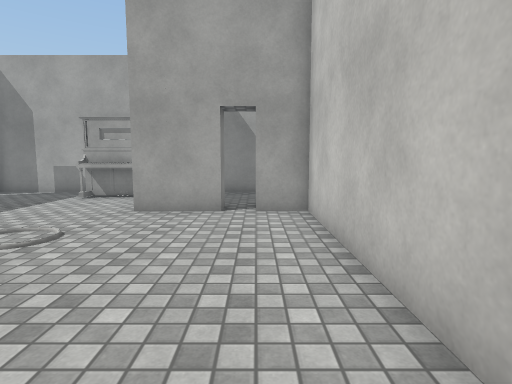
[1] (above)

18 first-person views from a walk through a scene from a Unity 3-D project. The camera is 1.3 m above the floor, tilts 6° down and sees 80° across. The floor is counted in squares, 0.89 m on a side. Each view is taken from the middle of a square. On the plan, view 1 faces up. The plan holds only what a view shows up to about 15 squares ahead; the rest is blank. The place goes on beyond the plan. The player character is not drawn. Some animated figures are not drawn. Door leaves are left out, so doorways stand open. Surface patterns are stand-ins for the level's own textures.

[2]
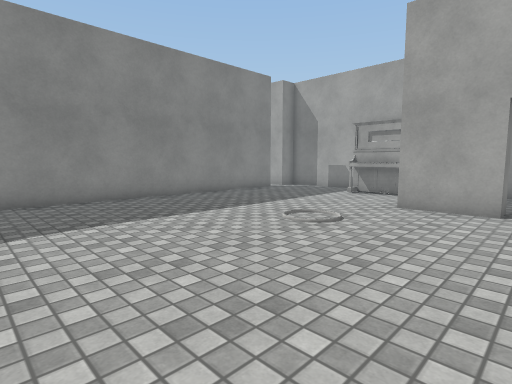

[3]
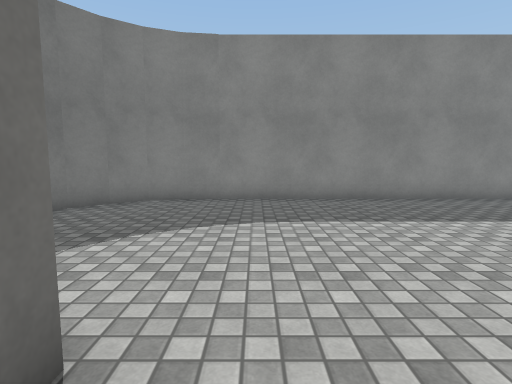

[4]
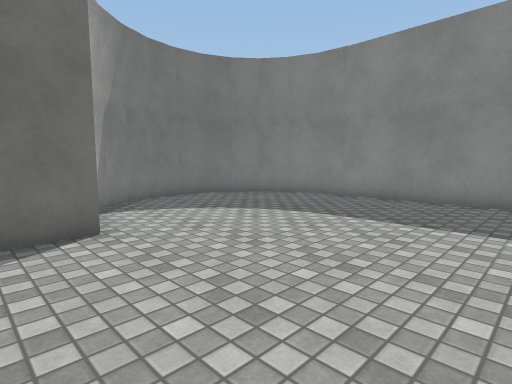

[5]
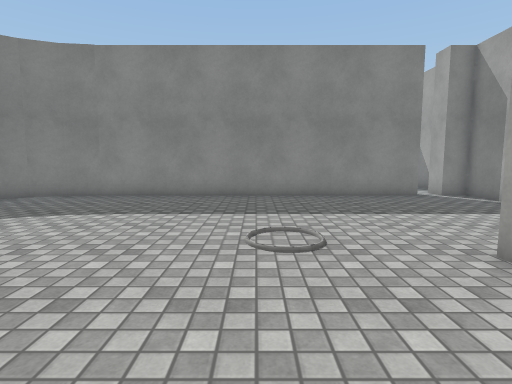

[6]
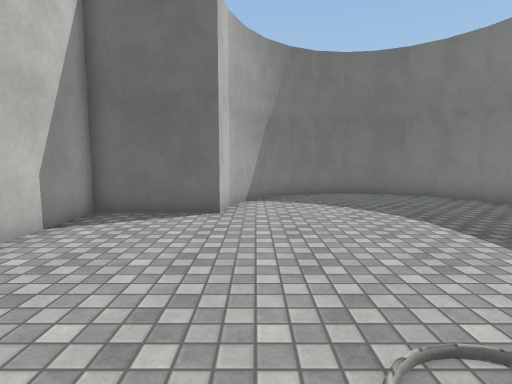

[7]
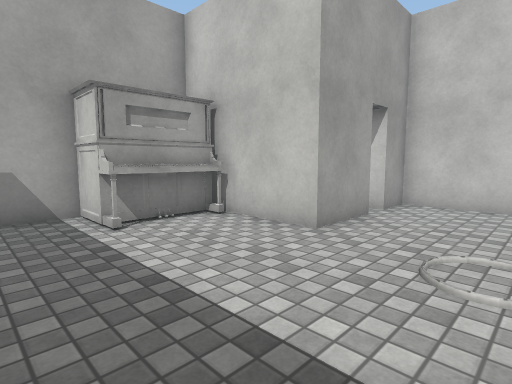

[8]
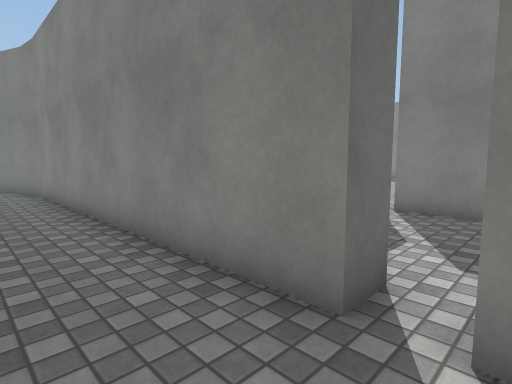

[9]
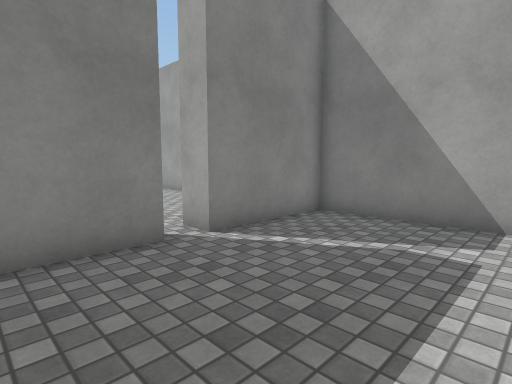

[10]
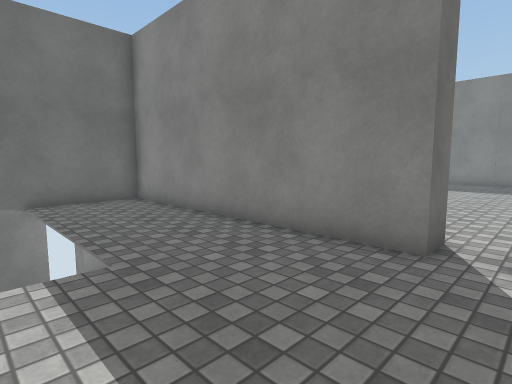

[11]
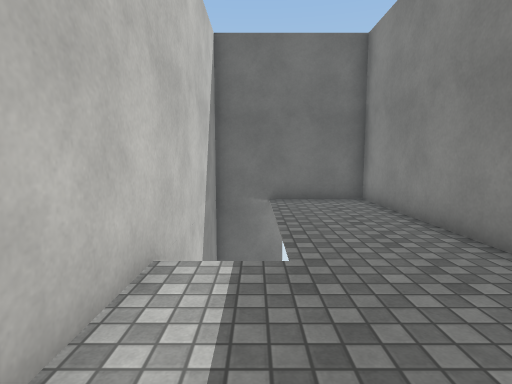

[12]
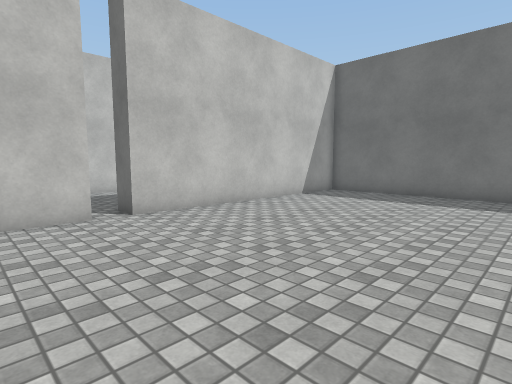

[13]
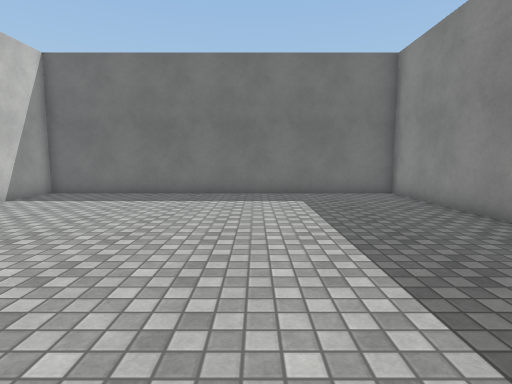

[14]
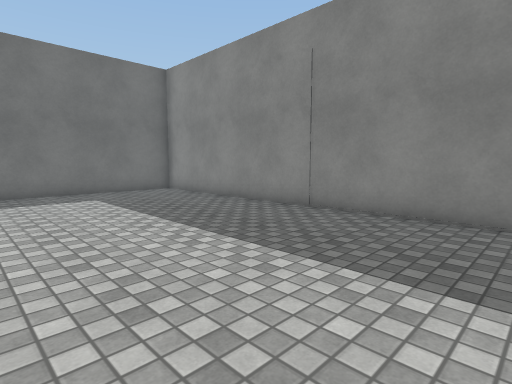

[15]
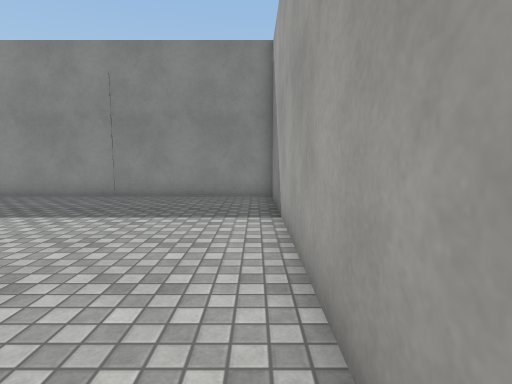

[16]
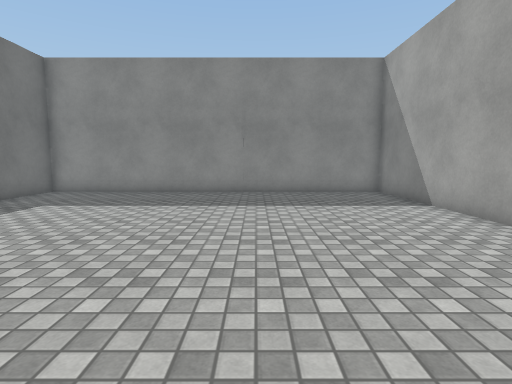

[17]
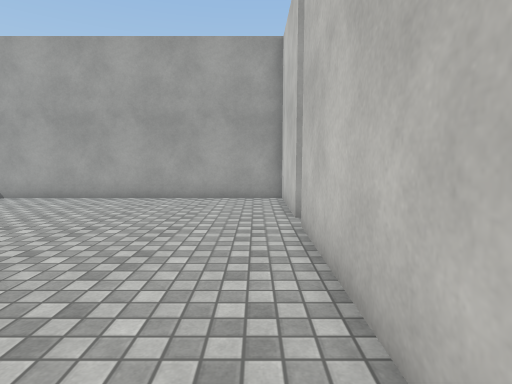

[18]
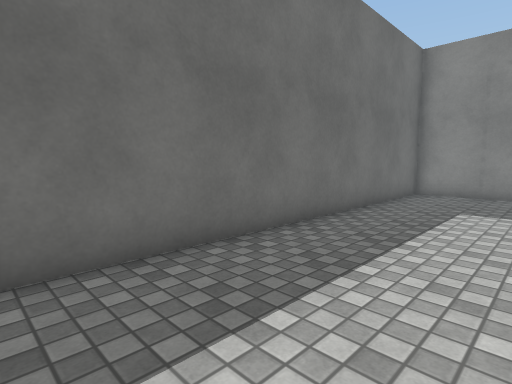

### Floor plan
Ten units are one square. View 1 is at (0, 0); x grows to the right and y downward. Boxes are objects, and circles mark ways between rooms. Rooms are numbered by the first view taken in them; rooms with no view inside come last. Other rooms are left out.
<svg viewBox="-345 -145 365 214">
<path fill="none" stroke="#000" d="M-10 -87 -35 -87 -35 -124M-115 13 -113 26M-22 27 -20 13 15 13 15 -87 0 -87M-114 26 -108 40M-109 38 -101 49 -91 57M-115 -117 -115 14M-66 -137 -115 -137 -115 -127M-56 62 -44 57 -34 49 -26 38 -22 26M-92 57 -79 62M-68 63 -54 62M-80 62 -66 64M-180 -87 -180 13 -145 13M-125 -19 -125 -84M-135 -137 -180 -137 -180 -97M-190 -97 -190 -137 -340 -137 -340 13 -190 13 -190 -87"/>
<rect x="-75" y="-135" width="40" height="20" fill="#bbb"><title>piano</title></rect>
<circle cx="-120" cy="-120" r="3" fill="#2a7"/>
<circle cx="-185" cy="-90" r="3" fill="#2a7"/>
<text x="-60" y="-40">1</text>
<text x="-150" y="-60">2</text>
<text x="-270" y="-60">3</text>
</svg>
Room 1 opens to room 2. Room 2 opens to room 3.

Where each view was taken, in squares from view 1:
view 1: 0 up, 0 right, facing up
view 2: 1 down, 0 right, facing up-left
view 3: 0 up, 0 right, facing left
view 4: 5 up, 0 right, facing down-left
view 5: 5 up, 1 right, facing left
view 6: 7 up, 3 left, facing down
view 7: 5 up, 9 left, facing up-right
view 8: 13 up, 9 left, facing down-left
view 9: 6 up, 13 left, facing up-left
view 10: 10 up, 13 left, facing down-left
view 11: 10 up, 14 left, facing down
view 12: 12 up, 27 left, facing down-right
view 13: 12 up, 28 left, facing down
view 14: 13 up, 26 left, facing down-left
view 15: 13 up, 22 left, facing left
view 16: 8 up, 20 left, facing left
view 17: 2 up, 20 left, facing up
view 18: 3 up, 20 left, facing down-left
